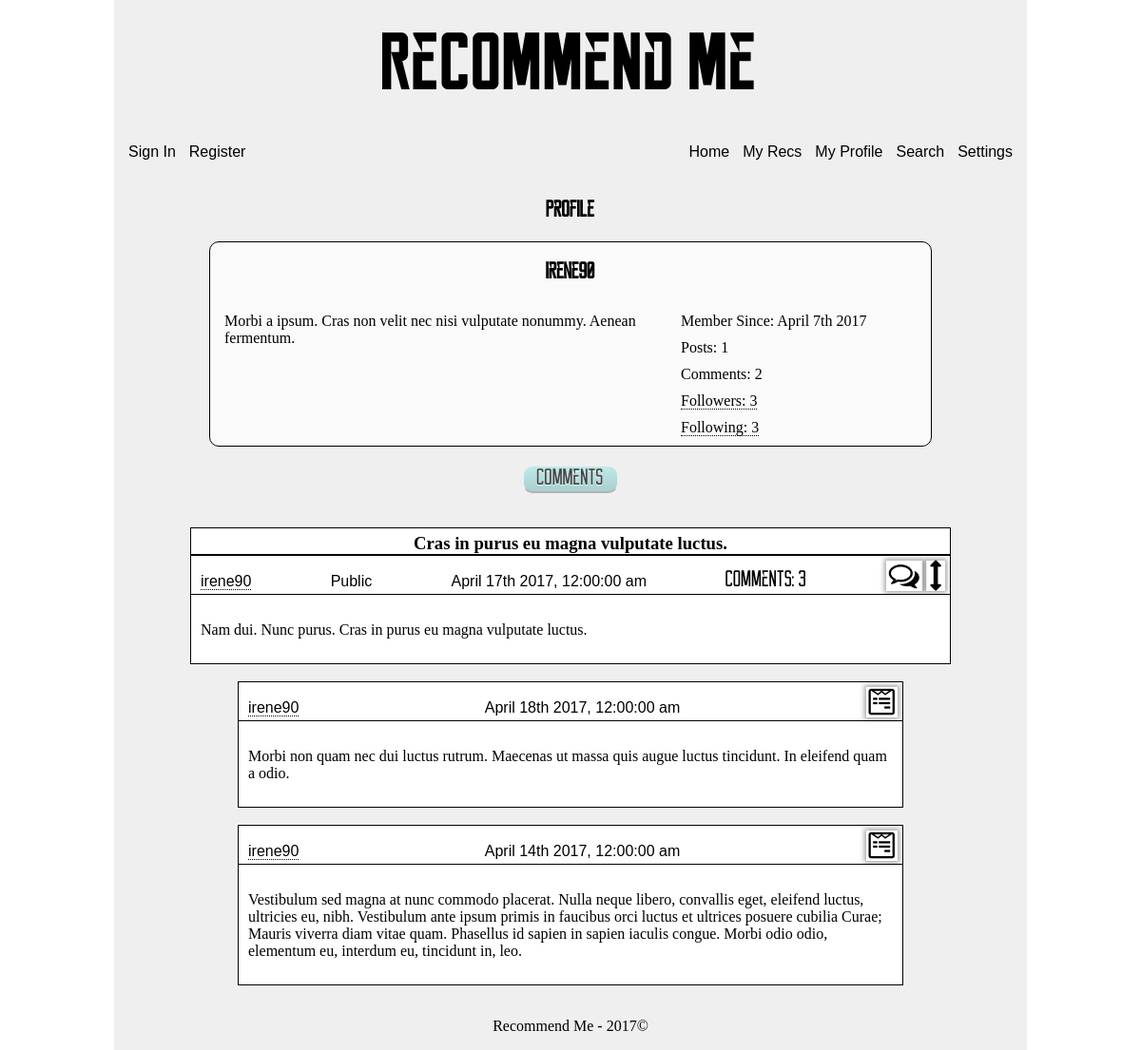
Screenshot of /personal/profile/65 with the database file from the repository.
### app/models.py (models this page shows, shortened)
class User(UserMixin, db.Model):
    __tablename__ = 'user'
    id = db.Column(db.INTEGER, primary_key=True)
    username = db.Column(db.String, unique=True, index=True)
    email = db.Column(db.String, unique=True, index=True)
    about_me = db.Column(db.TEXT)
    api = db.Column(db.String())
    confirmed = db.Column(db.BOOLEAN, default=False)
    display = db.Column(db.INTEGER, default=10)
    invalid_logins = db.Column(db.INTEGER, default=0)
    last_login = db.Column(db.DATETIME, default=datetime.utcnow)
    member_since = db.Column(db.DATETIME, default=datetime.utcnow)
    password_hash = db.Column(db.String(128))
    role_id = db.Column(db.INTEGER, db.ForeignKey('role.id'))
    updates = db.Column(db.BOOLEAN, default=True)
    role = db.relationship('Role', backref=backref('user', lazy='dynamic'))
    @property
    def password(self):
        raise AttributeError('password is hashed')

class Recommendation(db.Model):
    __tablename__ = 'recommendation'
    id = db.Column(db.INTEGER, primary_key=True)
    made_private = db.Column(db.BOOLEAN, default=False)
    new_comment = db.Column(db.BOOLEAN, default=False)
    text = db.Column(db.TEXT)
    timestamp = db.Column(db.DATETIME, index=True, default=datetime.utcnow)
    title = db.Column(db.String(64))
    user_id = db.Column(db.INTEGER, db.ForeignKey('user.id'))
    verification = db.Column(db.INTEGER)
    user = db.relationship('User', backref=backref('recommendation', lazy='dynamic'))
    def prepare_comments(self):
        prep_query = self.comment\
            .filter(Comment.verification > 0)\
            .order_by(desc(Comment.timestamp))
        d_c = prep_query\
            .paginate(1, per_page=5, error_out=False)
        count = prep_query.count()
        return (d_c, count)

class Comment(db.Model):
    __tablename__ = 'comment'
    id = db.Column(db.INTEGER, primary_key=True)
    recommendation_id = db.Column(db.INTEGER, db.ForeignKey('recommendation.id'))
    text = db.Column(db.TEXT)
    timestamp = db.Column(db.DATETIME, index=True, default=datetime.utcnow)
    user_id = db.Column(db.INTEGER, db.ForeignKey('user.id'))
    verification = db.Column(db.INTEGER, default=1)
    recommendation = db.relationship('Recommendation', backref=backref('comment', lazy='dynamic'))
    user = db.relationship('User', backref=backref('comment', lazy='dynamic'))

### app/personal/views.py (the view, shortened to what this page needs)
@personal.route('/profile')
@personal.route('/profile/<int:id>')
def profile(id=-1):
    if id == -1:
        if current_user.is_authenticated:
            id = current_user.id
        else:
            return redirect(url_for('auth.login', next='personal/profile'))
    user = User.query.get(int(id))
    if user is None:
        abort(404)
    com_count = 0
    rec_count = 0
    ver_case = case([(db.true() if current_user.id==id else db.false(), 0),], else_=1)
    display_recs = db.session.query(Recommendation, Relationship)\
        .outerjoin(Relationship, and_(
            Relationship.following == Recommendation.user_id,
            Relationship.follower == current_user.id)
        )\
        .filter(Recommendation.verification>=ver_case, Recommendation.user_id==id)\
        .order_by(desc(Recommendation.timestamp))
    display_comments = user.comment\
        .filter(Comment.verification>0)\
        .order_by(desc(Comment.timestamp))
    display_recs = display_recs\
        .paginate(1, per_page=current_user.display, error_out=False)
    display_comments = display_comments\
        .paginate(1, per_page=current_user.display, error_out=False)
    return render_template('personal/profile.html', user=user, display=display_recs,
        d_c=display_comments, com_count = com_count, rec_count=rec_count)

### app/auth/views.py (called while the page is built)
@auth.before_app_request
def before_request():
    if current_user.is_authenticated and not current_user.confirmed \
        and request.endpoint[:5] != 'auth.' and request.endpoint != 'static':
        return redirect(url_for('auth.unconfirmed'))

### app/models.py (called while the page is built)
    def is_moderator(self):
        return False

### manage.py (called while the page is built)
@app.url_defaults
def hashed_static_file(endpoint, values):
    if 'static' == endpoint or endpoint.endswith('.static'):
        filename = values.get('filename')
        if filename:
            blueprint = request.blueprint
            if '.' in endpoint:  # blueprint
                blueprint = endpoint.rsplit('.', 1)[0]
            static_folder = app.static_folder
            if blueprint and app.blueprints[blueprint].static_folder:
                static_folder = app.blueprints[blueprint].static_folder
            fp = os.path.join(static_folder, filename)
            if os.path.exists(fp):
                values['_'] = int(os.stat(fp).st_mtime)

### app/templates/personal/profile.html (shortened to what this page needs)
<!DOCTYPE html>
{% extends 'abstract/one-column.html' %}
{% block head %}
  {{super()}}
  <link href="{{url_for('static', filename='css/personal/profile.css')}}" type='text/css', rel='stylesheet'/>
{% endblock %}
{% block maincontent %}
  <h2>Profile</h2>
  <div class='profile-box'>
    <h2>{{user.username}}</h2>
    <div class='profile-left'>
      <p class='post-text'>{{user.about_me}}</p>
    </div>
    <div class='profile-right'>
      <p>Member Since: {{moment(user.member_since).format("MMMM Do YYYY")}}</p>
      <p>Posts: {{user.recommendation.count()}}</p>
      <p>Comments: {{user.comment.count()}}</p>
      <p>
        <a href="{{url_for('personal.followers', id=user.id)}}">
          Followers: <span class='follower-count'>{{user.follower.count()}}</span>
        </a>
      </p>
      <p>
        <a href="{{url_for('personal.following', id=user.id)}}">
          Following: {{user.following.count()}}
        </a>
      </p>
    </div>
  </div>
  <div class='button-div'>
    <button class='reckoner button-width-set' id='submit'>Comments</button>
  </div>
  {% endblock %}
{% block supplemental %}
  <br/>
  <br/>
  {{rec_macro.initialize_recs(display, moment, current_user)}}
  {{comment_macro.initialize_comments(d_c, moment, current_user)}}
{% endblock %}

### app/templates/macros/comment-macro.html (shortened to what this page needs)
{% macro render_comment(com, moment, current_user, link=request.url) %}
  <div class='single-post'>
    <div class='post-header'>
      <ul class='post-header-list'>
        <li>
          <a href="{{url_for('personal.profile', id=com.user_id)}}">
            {{com.user.username}}
          </a>
        </li>
        <li>
          {{moment(com.timestamp).format('MMMM Do YYYY, h:mm:ss a')}}
        </li>
        <li>
          <a class='icon-link' href="{{url_for('main.highlight', id=com.recommendation_id)}}">
            <i class='font-link fa fa-wpforms fa-2x'></i>
          </a>
        </li>
      </ul>
    </div>
    <p class='post-text'>
      {{com.text}}
    </p>
  </div>
  <br/>
{% endmacro %}
{% macro initialize_comments(d_c, moment, current_user, link=request.url) %}
  <div class='list-comments'>
    {{ajax(d_c, moment, current_user, link)}}
  </div>
{% endmacro %}
{% macro ajax(d_c, moment, current_user, link=request.url) %}
  {% for com in d_c.items %}
    {{render_comment(com, moment, current_user, link)}}
  {% endfor %}
{% endmacro %}

### app/templates/macros/rec-macro.html (shortened to what this page needs)
{% import 'macros/comment-macro.html' as comment_macro %}
{% macro render_rec(rec2, count, moment, current_user, attributes=True, link=request.url) %}
  <div class='single-post'>
    {% set rec, follow = rec2 %}
    <a href="{{url_for('main.highlight', id=rec.id)}}">
      <h3 class='rec-title'>{{rec.title}}</h3>
    </a>
    <div class='post-header'>
      <ul class='post-header-list'>
        <li>
          <a href="{{url_for('personal.profile', id=rec.user_id)}}">
            {{rec.user.username}}
          </a>
        </li>
        <li>
          {% if rec.verification != 0 %}
            Public
          {% else %}
            Private
          {% endif %}
        </li>
        <li>
          {{moment(rec.timestamp).format('MMMM Do YYYY, h:mm:ss a')}}
        </li>
        <li class='reckoner'>
          Comments: {{count}}
        </li>
        {% if attributes or rec.user_id==current_user.id %}
          <li>
            {% if attributes %}
              <i id='{{rec.id}}' class='{{link}} font-link toggle-comments fa fa-comments-o fa-2x'></i>
              <i class='font-link toggle-show fa fa-arrows-v fa-2x'></i>
            {% endif %}
          </li>
        {% endif %}
      </ul>
    </div>
    <p class='post-text'>
      {{rec.text}}
    </p>
  </div>
  <br/>
{% endmacro %}
{% macro initialize_recs(display, moment, current_user, attributes=True) %}
  <div class='list-recs'>
    {{ajax(display, moment, current_user, attributes)}}
  </div>
{% endmacro %}
{% macro ajax(display, moment, current_user, attributes=True, link=request.url) %}
  {% for rec in display.items %}
    {{single_rec(rec, moment, current_user, attributes, link, in_comments=True)}}
  {% endfor %}
{% endmacro %}
{% macro single_rec(rec, moment, current_user, attributes=True, link=request.url, in_comments=True) %}
  {% set comments, count = rec[0].prepare_comments() %}
  {{render_rec(rec, count, moment, current_user, attributes, link)}}
{% endmacro %}

### app/static/css/abstract/base.css (style rules this page uses)
body { font-family: Georgia, 'Times New Roman', serif; margin: 0px auto; width: 960px; }
a { border-bottom: 1px dotted black; color: inherit; text-decoration: none; }
h2 { font-family: 'reckoner', Impact, fantasy; font-size: 24px; text-align: center; }
li { display: inline; font-family: sans-serif; }
.reckoner { font-family: 'reckoner', Impact, fantasy; font-size: 24px; }
.icon-link, .icon-link:hover { border: 0px; }

### app/static/css/abstract/rec-comment.css (style rules this page uses)
.list-recs { margin: 0px auto; width: 800px; }
.inline-comments, .list-comments { margin: 0 auto; width: 700px; }
.single-post { background-color: white; border: 1px solid black; clear: both; }
.rec-title { border-bottom: 2px solid black; margin: 0 0 5px 0; padding-top: 5px; text-align: center; }
.post-header { border-bottom: 1px solid black; padding: 0 5px 0 5px; }
.post-header-list { height: 30px; margin: 5px 0 5px 0; padding-left: 5px; text-align: justify; }
.post-header-list:after { content: ''; display: inline-block; width: 100%; }
.post-header li { display: inline-block; }
.font-link { box-shadow: 0 0 5px 2px rgba(0,0,0,.35); cursor: pointer; padding: 0 3px 0 3px; }
.post-text { margin-top: 0px; padding: 10px; white-space: pre-line; }

### app/static/css/abstract/form.css (style rules this page uses)
.button, .edit-button, #submit { background: -webkit-gradient(linear, left top, left bottom, from(#beeae9), to(#a8cfce)); background: -moz-linear-gradient(top, #beeae9, #a8cfce); background: -o-linear-gradient(top, #beeae9, #a8cfce); background: -ms-linear-gradient(top, #beeae9, #a8cfce); background-color: #b9e4e3; border: 1px solid #efefef; border-bottom: 2px solid #b2b2b2; border-radius: 10px; color: #444444; text-shadow: 0px 1px 1px #fff; }
.button-width-set { display: block; margin: 0 auto; width: 100px; }

### app/static/css/personal/profile.css (style rules this page uses)
.profile-box { background-color: #fafafa; border: 1px solid black; border-radius: 10px; margin: 0 0 20px 0; overflow: auto; }
.profile-left { float: left; width: 480px; }
.profile-right { float: left; width: 250px; }
.profile-left>p, .profile-right>p { margin: 10px; padding: 0 0 0 5px; }

### rows the page displays
User: username "irene90", about_me "Morbi a ipsum. Cras non velit nec nisi vulputate nonummy. Aenean fermentum.", member_since "April 7th 2017"
Recommendation: title "Cras in purus eu magna vulputate luctus.", user.username "irene90", verification "Public", timestamp "April 17th 2017, 12:00:00 am", count "3", text "Nam dui. Nunc purus. Cras in purus eu magna vulputate luctus."
Comment: user.username "irene90", timestamp "April 18th 2017, 12:00:00 am", text "Morbi non quam nec dui luctus rutrum. Maecenas ut massa quis augue luctus tincidunt. In eleifend quam a odio."
Comment: user.username "irene90", timestamp "April 14th 2017, 12:00:00 am", text "Vestibulum sed magna at nunc commodo placerat. Nulla neque libero, convallis eget, eleifend luctus, ultricies eu, nibh. Vestibulum ante ipsum primis in faucibus orci luctus et ultrices posuere cubilia Curae; Mauris viverra diam vitae quam. Phasellus id sapien in sapien iaculis congue. Morbi odio odio, elementum eu, interdum eu, tincidunt in, leo."

### other values shown
{{ user.recommendation.count() }} "1"
{{ user.comment.count() }} "2"
{{ user.follower.count() }} "3"
{{ user.following.count() }} "3"
